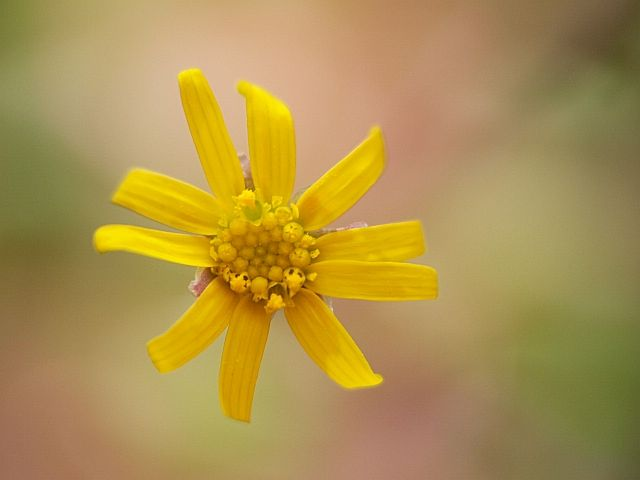
#> input picture datas/f1.jpg, 640 x 480 px
$ jupyter execute '11-图像特效-算术加减.ipynb'   (shell and % lines are left out)
#> lines starting #> are read from the running program, lines starting #| are printed output that depends on the picture
# 图像特效-算术加减

[cell 1]
#coding:utf-8
import numpy as np
import cv2
import matplotlib.pyplot as plt
from numpy.lib.function_base import histogram

[cell 2]
src = cv2.cvtColor(cv2.imread('../datas/f1.jpg'),cv2.COLOR_BGR2RGB)
gray = cv2.imread('../datas/f2.jpg',0)
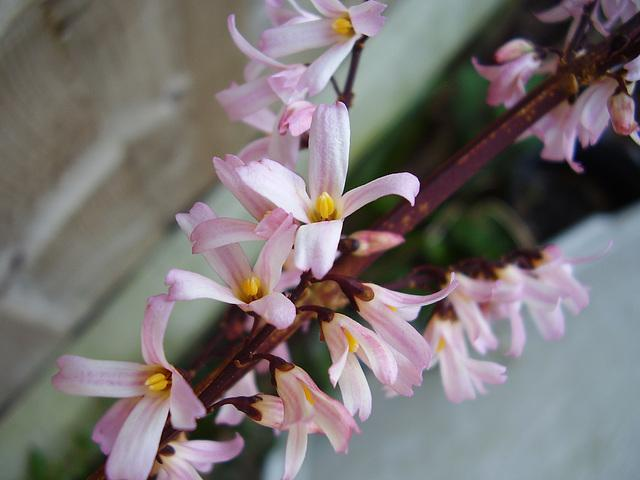
#> input picture python-code/opengl-learning/resources/images/f2.jpg, 640 x 480 px, found by its file name
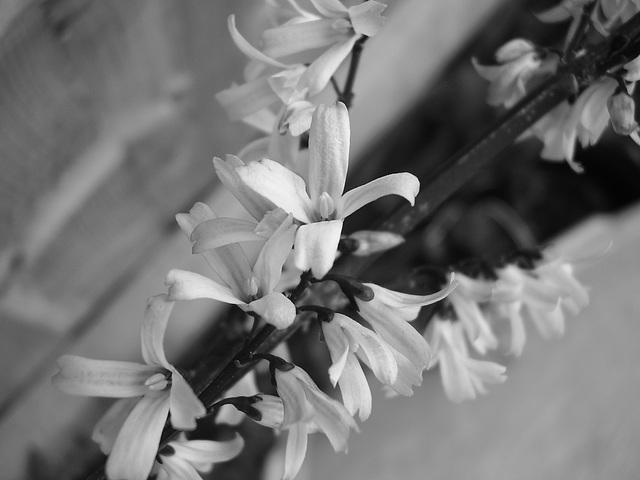
#> gray: shape (480, 640); min 0, max 254, mean 116.2

src2 = cv2.cvtColor(cv2.imread('../datas/f2.jpg'),cv2.COLOR_BGR2RGB)
gray2 = cv2.imread('../datas/f4.jpg',0)
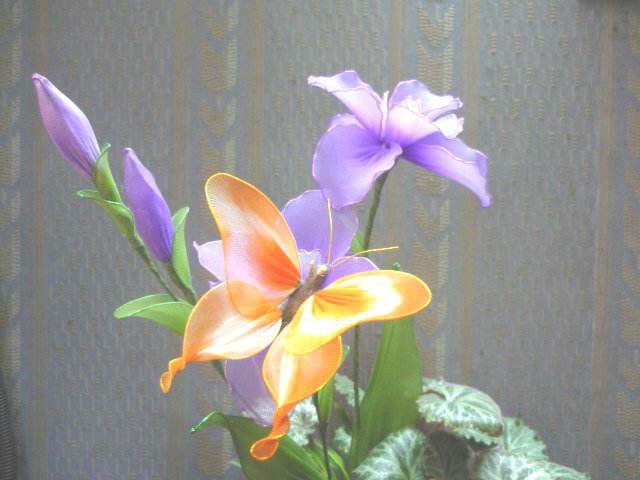
#> input picture datas/f4.jpg, 640 x 480 px
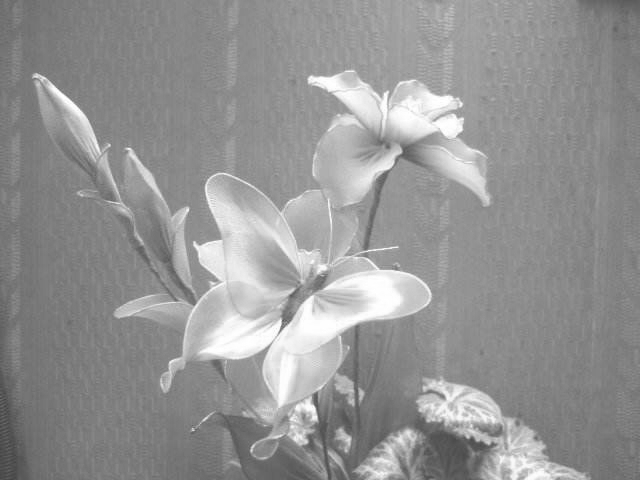
#> gray2: shape (480, 640); min 66, max 255, mean 147.9

[cell 3]
def add(src1,src2):
    dst = np.zeros_like(src1).astype(np.int32)
    dst = src1.astype(np.int32) + src2.astype(np.int32)
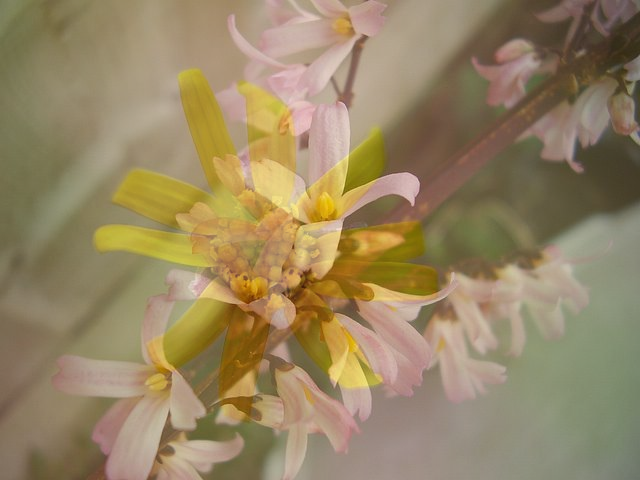
#> dst: shape (480, 640, 3) int32; mean R, G, B 294, 259.9, 193.1; drawn with min black and max white
    dst[dst > 255] = 255
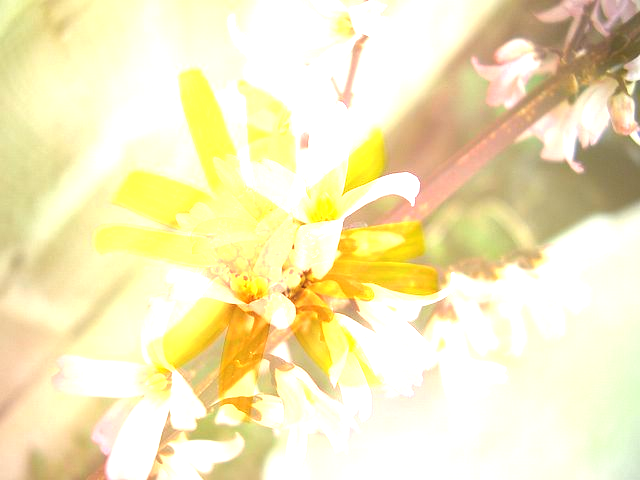
#> dst: shape (480, 640, 3) int32; mean R, G, B 243.6, 233.4, 187
    dst = dst.astype(np.uint8)
    return dst

def add_weighted(src1,alpha,src2):
#> called with alpha = 0.75
    if alpha > 1:
        alpha = 1
    beta = 1.0 - alpha
    dst = np.zeros_like(src1).astype(np.float32)
    dst = alpha * src1 + beta * src2
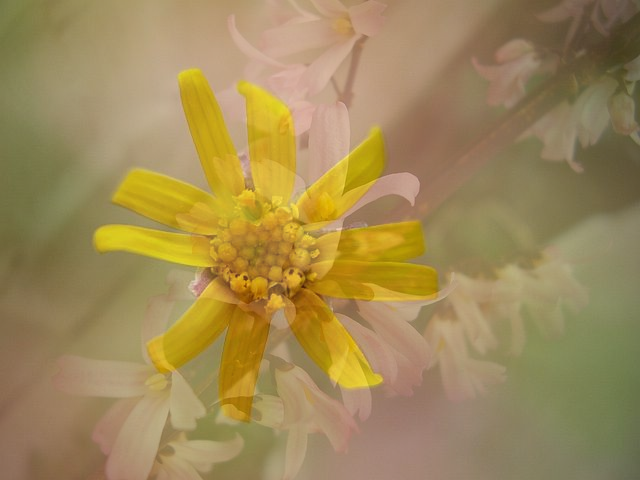
#> dst: shape (480, 640, 3) float64; mean R, G, B 160.1, 137.9, 87.7
    dst[dst < 0] = 0
    dst[dst > 255] = 255
    dst = dst.astype(np.uint8)
    return dst

def sub(src1,src2):
    dst = np.zeros_like(src1).astype(np.int32)
    dst = src1.astype(np.int32) - src2.astype(np.int32)
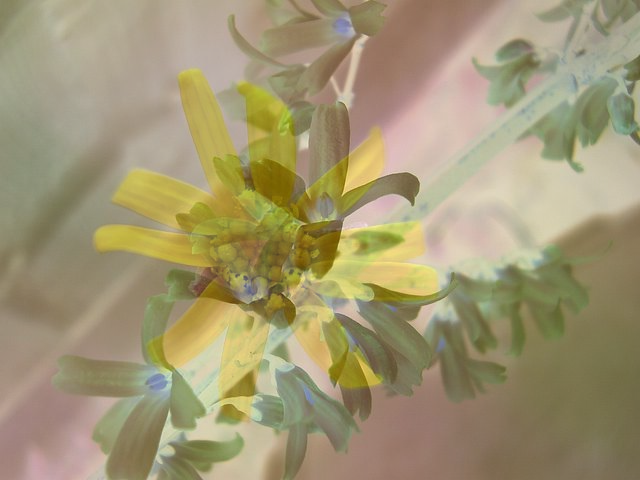
#> dst: shape (480, 640, 3) int32; mean R, G, B 52.4, 31.6, -35.5; drawn with min black and max white
    dst[dst < 0] = 0
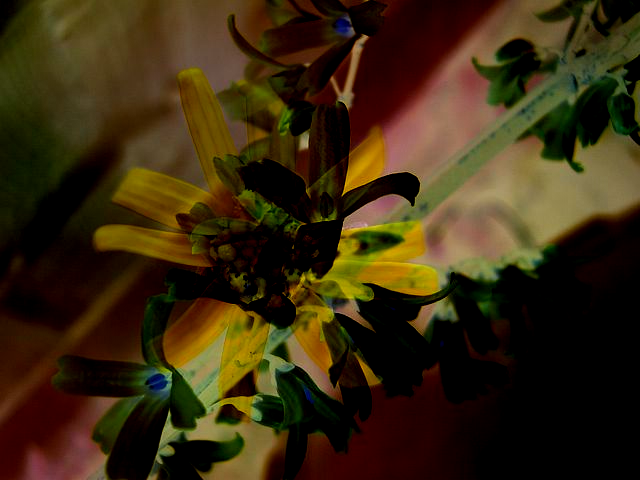
#> dst: shape (480, 640, 3) int32; mean R, G, B 57.1, 41.7, 15.6
    return dst.astype(np.uint8)
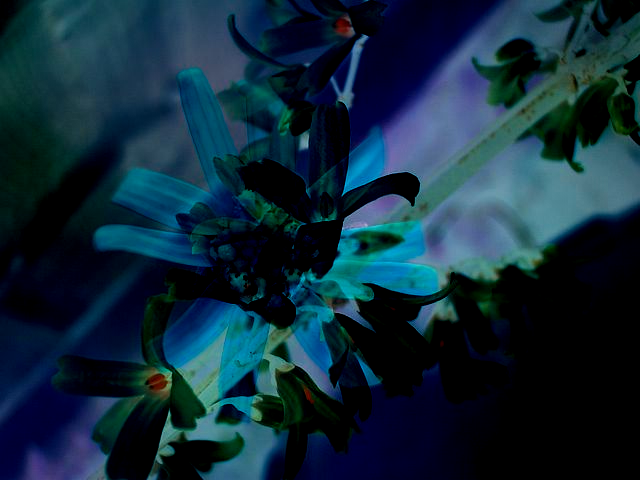
#> returned value: shape (480, 640, 3); mean of channels 0, 1, 2 57.1, 41.7, 15.6; drawn as B, G, R
